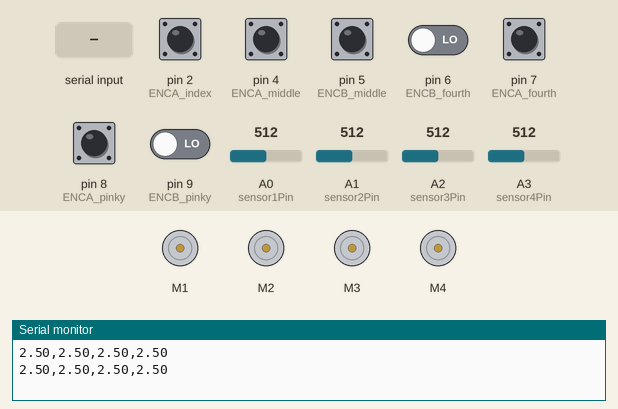
This sketch was run on a simulated Arduino Uno, built with avr-gcc and run on an emulated ATmega328P. Shown: 4 × DC motor (green arrow = forward, orange = backward, longer = faster), the last lines printed to the serial monitor. The test bench sets the inputs (shaded band); at power-on: pin 2 (ENCA_index), pin 4 (ENCA_middle), pin 5 (ENCB_middle), pin 7 (ENCA_fourth), pin 8 (ENCA_pinky) HIGH, pin 6 (ENCB_fourth), pin 9 (ENCB_pinky) LOW, A0 (sensor1Pin) = 512, A1 (sensor2Pin) = 512, A2 (sensor3Pin) = 512, A3 (sensor4Pin) = 512.

Above: at 1.2 s.
1.3 s: "1" received over Serial
At 2.8 s:
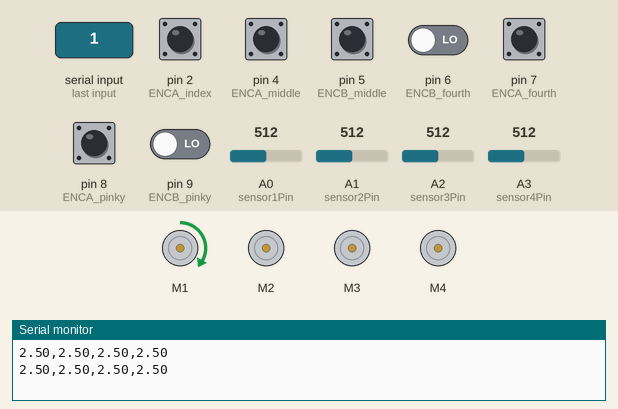
5.4 s: "2" received over Serial
At 7.3 s:
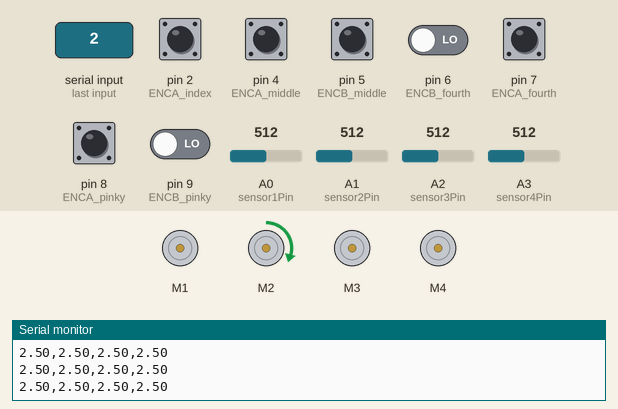
9.5 s: "3" received over Serial
At 12.4 s:
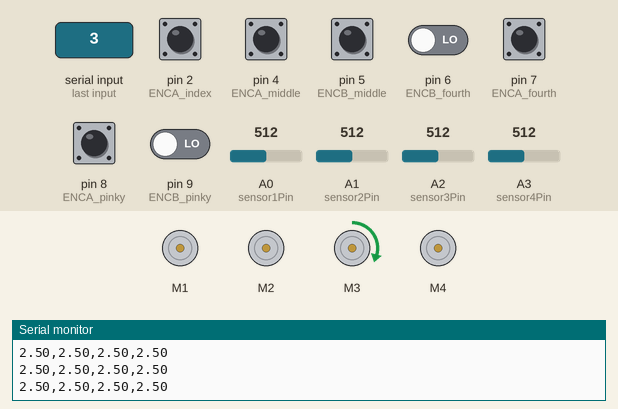
13.6 s: "4" received over Serial
At 17.5 s:
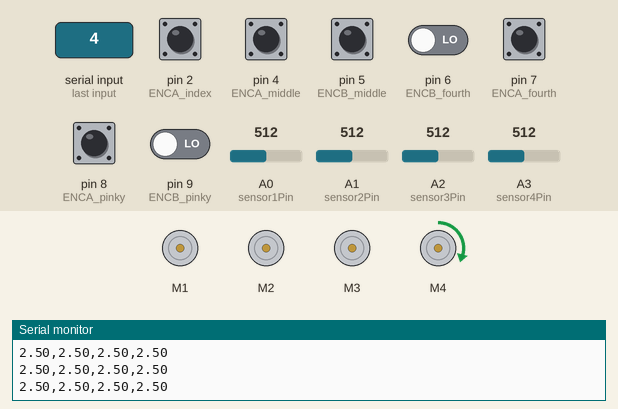
Timing chart, 0 to 21.5 s (numbered marks = the images above; inputs shaded):
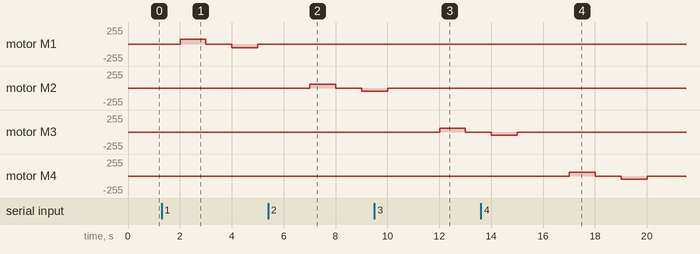

Measured:
- after the input at 1.3 s, motor M1: stopped → forward 74/255 after 0.70 s, → stopped 1.0 s later, → backward 54/255 1.0 s later, → stopped 1.0 s later
- after the input at 5.4 s, motor M2: stopped → forward 59/255 after 1.6 s, → stopped 1.0 s later, → backward 49/255 1.0 s later
- after the input at 9.5 s, motor M3: stopped → forward 59/255 after 2.5 s, → stopped 1.0 s later
- after the input at 13.6 s, motor M4: stopped → forward 59/255 after 3.4 s, → stopped 1.0 s later, → backward 49/255 1.0 s later, → stopped 1.0 s later

The sketch:

EMGControlEncoder.ino
```cpp
/********************************************************************
 * Read analog input of Myoware EMG sensor and convert it to voltage
 * to control motor using encoders.
 *
 * Implements external and internal interrupts to read encoders PID
 * feedback control loop.
 ********************************************************************/

#include <Wire.h>
#include <Adafruit_MotorShield.h>
#include "utility/Adafruit_MS_PWMServoDriver.h"

// Initialize motor driver and each motor
Adafruit_MotorShield AFMS = Adafruit_MotorShield();
Adafruit_DCMotor *myMotor1 = AFMS.getMotor(1);
Adafruit_DCMotor *myMotor2 = AFMS.getMotor(2);
Adafruit_DCMotor *myMotor3 = AFMS.getMotor(3);
Adafruit_DCMotor *myMotor4 = AFMS.getMotor(4);

// Define encoder channel pins
#define ENCA_index 2    // Only pins 2 and 3 are interrupt pins on Arduino Uno
#define ENCB_index 3
#define ENCA_middle 4
#define ENCB_middle 5
#define ENCA_fourth 7
#define ENCB_fourth 6
#define ENCA_pinky 8
#define ENCB_pinky 9

// Initialize encoder position counters
int pos_index = 0;
int pos_middle = 0;
int pos_fourth = 0;
int pos_pinky = 0;

// Initialize encoder channel readings
int a_middle_prev = 0;
int a_middle = 0;
int b_middle_prev = 0;
int b_middle = 0;

int a_fourth_prev = 0;
int a_fourth = 0;
int b_fourth_prev = 0;
int b_fourth = 0;

int a_pinky_prev = 0;
int a_pinky = 0;
int b_pinky_prev = 0;
int b_pinky = 0;

// Define sensor pins and initialize values
int sensor1Pin = A0;
int sensor2Pin = A1;
int sensor3Pin = A2;
int sensor4Pin = A3;

int sensorVal1 = 0;
int sensorVal2 = 0;
int sensorVal3 = 0;
int sensorVal4 = 0;

int freq = 1000;
int incomingByte = 0;

// Constants for feedback control loop
int target = 0, dir = 0;
long prevT = 0;
float eprev = 0, eintegral = 0, pwr = 0;

// Function prototypes
void bend(Adafruit_DCMotor* motor, int _dir, float power);
void stop();
void PID(int pos, int goal);

void setup()
{
    // Initialize serial communication at 9600 bits per second
    Serial.begin(9600);
    AFMS.begin();

    // Set encoder pins as inputs to read channels
    pinMode(ENCA_index, INPUT);
    pinMode(ENCB_index, INPUT);
    pinMode(ENCA_middle, INPUT);
    pinMode(ENCB_middle, INPUT);
    pinMode(ENCA_fourth, INPUT);
    pinMode(ENCB_fourth, INPUT);
    pinMode(ENCA_pinky, INPUT);
    pinMode(ENCB_pinky, INPUT);

    // Initialize Arduino Timer 1: 16 bit timer
    cli();
    TCCR2A = 0b01010011;
    TCCR2B = 0b00001100;
    OCR2A = 84;
    OCR2B = OCR2A/2;
    TIMSK1 |= B00000010;
    sei();

    // Using built in interrupt pins for index finger
    attachInterrupt(digitalPinToInterrupt(ENCA_index), readIndexEncoder, RISING);
}

void loop()
{
    sensorVal1 = analogRead(sensor1Pin);            // read the input on analog pin
    float voltage1 = sensorVal1 * (5.0 / 1023.0);   // Convert the analog reading to a voltage

    sensorVal2 = analogRead(sensor2Pin);
    float voltage2 = sensorVal2 * (5.0 / 1023.0);

    sensorVal3 = analogRead(sensor3Pin);
    float voltage3 = sensorVal3 * (5.0 / 1023.0);

    sensorVal4 = analogRead(sensor4Pin);
    float voltage4 = sensorVal4 * (5.0 / 1023.0);

    // Output readings in serial buffer
    Serial.print(voltage1);
    Serial.print(",");
    Serial.print(voltage2);
    Serial.print(",");
    Serial.print(voltage3);
    Serial.print(",");
    Serial.println(voltage4);

    delay(freq);

    // Read encoder channels for current state
    a_middle_prev = digitalRead(ENCA_middle);
    b_middle_prev = digitalRead(ENCB_middle);

    a_fourth_prev = digitalRead(ENCA_fourth);
    b_fourth_prev = digitalRead(ENCA_fourth);

    a_pinky_prev = digitalRead(ENCA_pinky);
    b_pinky_prev = digitalRead(ENCA_pinky);

    if (Serial.available() > 0)
    {
        // read the oldest byte in the serial buffer
        incomingByte = Serial.read();

        if (incomingByte == '0')
        {
            // Classified as no flexion, will return fingers to starting positions
            // Works ideally with index finger; however, encoder resolution is an
            // issue with timer run encoders
            // PID(pos_index, 0);
            // bend(myMotor1, dir, pwr);
            // PID(pos_middle, 0);
            // bend(myMotor2, dir, pwr);
            // PID(pos_fourth, 0);
            // bend(myMotor3, dir, pwr);
            // PID(pos_pinky, 0);
            // bend(myMotor4, dir, pwr);
        }

        if (incomingByte == '1')
        {
            // Classified as index finger, sends desired encoder positions to press down and lift
            PID(pos_index, -500);
            bend(myMotor1, dir, pwr);
            PID(pos_index, 200);
            bend(myMotor1, dir, pwr);
        }

        if (incomingByte == '2')
        {
            // Classified as middle finger
            PID(pos_middle, -400);
            bend(myMotor2, dir, pwr);
            PID(pos_middle, 200);
            bend(myMotor2, dir, pwr);
        }

        if (incomingByte == '3')
        {
            // Classified as fourth finger
            PID(pos_fourth, -400);
            bend(myMotor3, dir, pwr);
            PID(pos_fourth, 200);
            bend(myMotor3, dir, pwr);
        }

        if (incomingByte == '4')
        {
            // Classified as pinky finger
            PID(pos_pinky, -400);
            bend(myMotor4, dir, pwr);
            PID(pos_pinky, 200);
            bend(myMotor4, dir, pwr);
        }
    }
}

// Function to move desired motor based on PID control
// Params :
//      motor - Desired motor number
//      _dir - direction to move
//      power - power to give motor between 0 and 255
void bend(Adafruit_DCMotor* motor, int _dir, float power)
{
    motor->setSpeed(power);

    if (_dir == 1)                      // Move CW
    {
        motor->run(FORWARD);
        delay(freq);
        motor->run(RELEASE);
        delay(freq);
    }
    else if (_dir == -1)                // Move CCW
    {
        motor->run(BACKWARD);
        delay(freq);
        motor->run(RELEASE);
        delay(freq);
    }
    else                                // Don't move
    {
        myMotor1->run(RELEASE);
        myMotor2->run(RELEASE);
        myMotor3->run(RELEASE);
        myMotor4->run(RELEASE);
    }
}

// Function to stop the motors from moving
void stop()
{
    myMotor1->run(RELEASE);
    myMotor2->run(RELEASE);
    myMotor3->run(RELEASE);
    myMotor4->run(RELEASE);
}

// Function to implement PID position feedback control
// Params :
//      pos - current position
//      goal - desired position
void PID(int pos, int goal)
{
    // Define proportional, integral, and derivative gains
    float kp = 0.1;
    float ki = 0;
    float kd = 0.1;

    // Set time difference
    long currT = micros();

    float deltaT = ((float)(currT-prevT))/1.0e6;
    prevT = currT;

    // Error between current position and goal
    int e = pos-goal;

    // Compute derivative
    float dedt = (e-eprev)/(deltaT);

    // Compute integral
    eintegral = eintegral + e*deltaT;

    // Compute control signal
    float u = kp*e + kd*dedt + ki*eintegral;

    // Use absolute value for the motor power
    pwr = fabs(u);

    // Motor direction clockwise unless control signal is negative
    dir = 1;

    if (u<0)
    {
        dir = -1;
    }

    // Store previous error
    eprev = e;
}

// ISR for index finger encoder
void readIndexEncoder()
{
    int b_index = digitalRead(ENCB_index);
    if(b_index>0)
    {
        pos_index++;  // CW (finger up)
    }
    else
    {
        pos_index--;  // CCW (finger down)
    }
}

// ISR for Timer1
// Reads encoders for middle, fourth, and pinky fingers
ISR(TIMER1_COMPA_vect)
{
    // Read middle finger channel A
    a_middle = digitalRead(ENCA_middle);

    // RISING edge: from LOW to HIGH
    if (a_middle_prev == LOW && a_middle == HIGH)
    {
        // Read middle finger channel B
        b_middle = digitalRead(ENCB_middle);

        // Encoder lookup table for CW and CCW
        if(a_middle_prev == LOW && b_middle_prev == LOW && a_middle == LOW && b_middle == HIGH)
        {
            pos_middle--;
        }
        else if (a_middle_prev == LOW && b_middle_prev == LOW && a_middle == HIGH && b_middle == LOW)
        {
            pos_middle++;
        }
        else if (a_middle_prev == LOW && b_middle_prev == HIGH && a_middle == HIGH && b_middle == HIGH)
        {
            pos_middle--;
        }
        else if (a_middle_prev == LOW && b_middle_prev == HIGH && a_middle == LOW && b_middle == LOW)
        {
            pos_middle++;
        }
        else if (a_middle_prev == HIGH && b_middle_prev == LOW && a_middle == LOW && b_middle == LOW)
        {
            pos_middle--;
        }
        else if (a_middle_prev == HIGH && b_middle_prev == LOW && a_middle == HIGH && b_middle == HIGH)
        {
            pos_middle++;
        }
        else if (a_middle_prev == HIGH && b_middle_prev == HIGH && a_middle == HIGH && b_middle == LOW)
        {
            pos_middle--;
        }
        else if (a_middle_prev == HIGH && b_middle_prev == HIGH && a_middle == LOW && b_middle == HIGH)
        {
            pos_middle++;
        }
    }
    // Save current readings as previous
    a_middle_prev = a_middle;
    b_middle_prev = b_middle;

    // Read fourth finger channel A
    a_fourth = digitalRead(ENCA_fourth);

    // RISING edge: from LOW to HIGH
    if (a_fourth_prev == LOW && a_fourth == HIGH)
    {
        // Read fourth finger channel B
        b_fourth = digitalRead(ENCB_fourth);

        // Encoder lookup table for CW and CCW
        if(a_fourth_prev == LOW && b_middle_prev == LOW && a_fourth == LOW && b_fourth == HIGH)
        {
            pos_fourth--;
        }
        else if (a_fourth_prev == LOW && b_middle_prev == LOW && a_fourth == HIGH && b_fourth == LOW)
        {
            pos_fourth++;
        }
        else if (a_fourth_prev == LOW && b_middle_prev == HIGH && a_fourth == HIGH && b_fourth == HIGH)
        {
            pos_fourth--;
        }
        else if (a_fourth_prev == LOW && b_middle_prev == HIGH && a_fourth == LOW && b_fourth == LOW)
        {
            pos_fourth++;
        }
        else if (a_fourth_prev == HIGH && b_middle_prev == LOW && a_fourth == LOW && b_fourth == LOW)
        {
            pos_fourth--;
        }
        else if (a_fourth_prev == HIGH && b_middle_prev == LOW && a_fourth == HIGH && b_fourth == HIGH)
        {
            pos_fourth++;
        }
        else if (a_fourth_prev == HIGH && b_middle_prev == HIGH && a_fourth == HIGH && b_fourth == LOW)
        {
            pos_fourth--;
        }
        else if (a_fourth_prev == HIGH && b_middle_prev == HIGH && a_fourth == LOW && b_fourth == HIGH)
        {
            pos_fourth++;
        }
    }
    // Save current readings as previous
    a_fourth_prev = a_fourth;
    b_fourth_prev = b_fourth;

    // Read pinky finger channel A
    a_pinky = digitalRead(ENCA_pinky);

    // RISING edge: from LOW to HIGH
    if (a_pinky_prev == LOW && a_pinky == HIGH)
    {
        // Read fourth finger channel B
        b_pinky = digitalRead(ENCB_pinky);

        // Encoder lookup table for CW and CCW
        if(a_pinky_prev == LOW && b_middle_prev == LOW && a_pinky == LOW && b_pinky == HIGH)
        {
            pos_pinky--;
        }
        else if (a_pinky_prev == LOW && b_middle_prev == LOW && a_pinky == HIGH && b_pinky == LOW)
        {
            pos_pinky++;
        }
        else if (a_pinky_prev == LOW && b_middle_prev == HIGH && a_pinky == HIGH && b_pinky == HIGH)
        {
            pos_pinky--;
        }
        else if (a_pinky_prev == LOW && b_middle_prev == HIGH && a_pinky == LOW && b_pinky == LOW)
        {
            pos_pinky++;
        }
        else if (a_pinky_prev == HIGH && b_middle_prev == LOW && a_pinky == LOW && b_pinky == LOW)
        {
            pos_pinky--;
        }
        else if (a_pinky_prev == HIGH && b_middle_prev == LOW && a_pinky == HIGH && b_pinky == HIGH)
        {
            pos_pinky++;
        }
        else if (a_pinky_prev == HIGH && b_middle_prev == HIGH && a_pinky == HIGH && b_pinky == LOW)
        {
            pos_pinky--;
        }
        else if (a_pinky_prev == HIGH && b_middle_prev == HIGH && a_pinky == LOW && b_pinky == HIGH)
        {
            pos_pinky++;
        }
    }
    // Save current readings as previous
    a_pinky_prev = a_pinky;
    b_pinky_prev = b_pinky;
}
```
